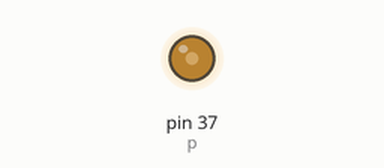
Recording of a program running on a simulated Raspberry Pi (header pin numbers). Shown: output pins drawn as LEDs (lit = HIGH). At 2.0 s the program stops and its outputs stay as they are.

Above: at 0.05 s.
At 0.2 s:
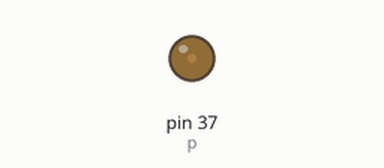
Timing chart, 0 to 3.0 s (numbered marks = the images above):
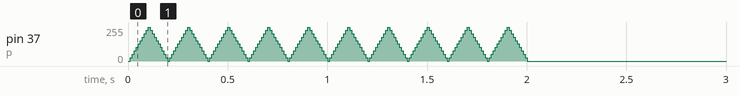

The program:

rpi_gpio_test.py
```python
import RPi.GPIO as GPIO
import time

GPIO.setmode(GPIO.BOARD)
#GPIO.setmode(GPIO.BCM)
GPIO.setwarnings(False)


'''GPIO.setup(37, GPIO.OUT, initial=GPIO.HIGH)

for i in range(0,20):
	GPIO.output(37, True)
	GPIO.output(37, False)'''

GPIO.setup(37, GPIO.OUT)
p = GPIO.PWM(37, 1000)
p.start(0)
for i in range(0,10):
	for dc in range(0,100,10):
		p.ChangeDutyCycle(dc)
		time.sleep(0.01)

	for dc in range(100,0,-10):
		p.ChangeDutyCycle(dc)
		time.sleep(0.01)
p.stop()


GPIO.cleanup()
```
